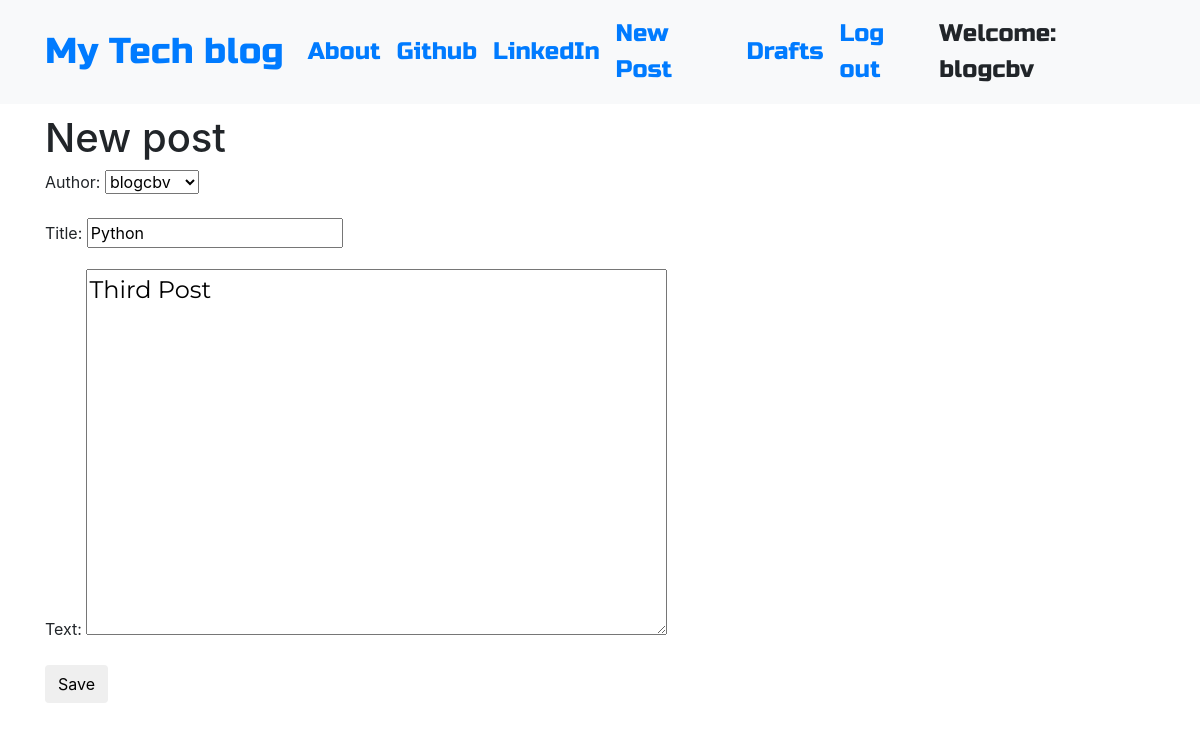
The app's page /post/5/edit/ (signed in) with its own data.
### home/models.py (models this page shows, shortened)
class Post(models.Model):
    author = models.ForeignKey('auth.User',on_delete=models.CASCADE)
    title = models.CharField(max_length=200)
    text = models.TextField()
    created_date = models.DateTimeField(default=timezone.now)
    published_date = models.DateTimeField(blank=True, null=True)

### home/views.py (the view)
# urls.py: path('post/<int:pk>/edit/', views.PostUpdateView.as_view(), name='post_edit'),
class PostUpdateView(LoginRequiredMixin,UpdateView):
    login_url = '/login/'
    redirect_field_name = 'home/post_detail.html'
    form_class = PostForm
    model = Post

### home/forms.py
class PostForm(forms.ModelForm):
    class Meta:
        model = Post
        fields = ('author','title', 'text',)
        widgets = {
            'title': forms.TextInput(attrs={'class': 'textinputclass'}),
            'text': forms.Textarea(attrs={'class': 'editable medium-editor-textarea postcontent'}),
        }

### templates/home/post_form.html (shortened to what this page needs)
{% extends 'base/base-template.html' %}
{% block content %}
    <h1>New post</h1>
    <form method="POST" class="post-form">
    {{form.as_p}}
    <button type="submit" class="save btn btn-default">Save</button>
    </form>
{% endblock %}

### templates/base/base-template.html (shortened to what this page needs)
<!DOCTYPE html>
{% load static %}
<html>
  <head>
    <link rel="stylesheet" href="https://stackpath.bootstrapcdn.com/bootstrap/4.1.3/css/bootstrap.min.css"
>
    <link href="https://maxcdn.bootstrapcdn.com/font-awesome/4.7.0/css/font-awesome.min.css" rel="stylesheet">
    <link rel="stylesheet" href="//cdn.jsdelivr.net/medium-editor/latest/css/medium-editor.min.css" type="text/css" media="screen" charset="utf-8">
    <link rel="stylesheet" href="{% static 'css/blog.css' %}">
  </head>
  <body class='loader'>
    <nav class="navbar navbar-expand-lg bg-light techfont">
      <div class="container">
        <div class="navbar-nav align-items-center">
          <a class="navbar-brand bigbrand" href="{% url 'post_list' %}">My Tech blog</a>
          <a class="nav-item nav-link" href="{% url 'about' %}">About</a>
          <a class="nav-item nav-link" href="https://github.com/Shubham101491/Blog_CBV">Github</a>
          <a class="nav-item nav-link" href="https://www.linkedin.com">LinkedIn</a>
        </div>
        <div class="navbar-nav align-items-center ml-auto">
          {% if user.is_authenticated %}
            <a class="nav-item nav-link" href="{% url 'post_new' %}">New Post</a>
            <a class="nav-item nav-link" href="{% url 'post_draft_list' %}">Drafts</a>
            <a class="nav-item nav-link" href="{% url 'logout' %}">Log out</a>
            <a >Welcome: {{ user.username }}</a>
          {% else %}
            <a class="nav-item nav-link" href="{% url 'login' %}" aria-label="Login">
              <span class="fa fa-user" aria-hidden="true"></span></a>
          {% endif %}
        </div>
      </div>
    </nav>
          <div class="content container">
              <div class="row">
                  <div class="col-md-8">
                    <div class="blog_posts">
                      {% block content %}
                      {% endblock %}
                    </div>
                  </div>
              </div>
          </div>
  </body>
</html>

### static/css/blog.css (style rules this page uses)
.techfont { font-family: 'Russo One', sans-serif; font-size: 1.5em; margin-bottom: 10px; }
.postcontent { font-family: 'Montserrat'; font-size: 1.5em; }
.bigbrand { font-size: 1.5em; }
.loader { filter:hue-rotate(0deg); color: linear-gradient(45deg,#0f8,#08f); animation:hue 5000ms infinite linear; }

### records on screen
Post: author "blogcbv", title "Python", text "Third Post"

### other values on screen
{{ user.username }} "blogcbv"
